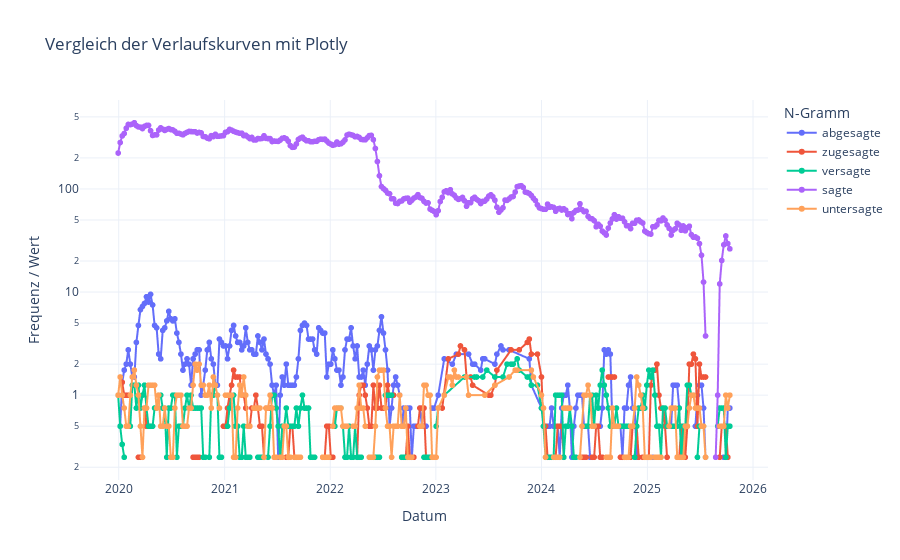

Notebook cell for this chart:
### Markdown cell above
#### N=1 - Wortform = '\*sagte' mit Fokus 2023 + Granulierung (in Wochen) + Glättung (4)

Suche zuerst in 2023 nach allen Wortformen, die auf "sagte" enden. Nehme die TOP5 häufigsten N-Gramme und erzeuge eine Verlaufsgrafik. Die Daten werden nach Wochen granuliert und ein gleitender Durschnitt von vier Wochen wird berechnet.

### Code cell
# Suche
data = searchSimple(2023, LayerName.Wortform, "*sagte")

# Granuliere nach Wochen
data = applyGranulation(1, data, predefinedGranulationFuncs["week"])
# Glätte mit gleitendem Durchschnitt (4 Wochen)
data = applyMovingAvarage(data, 4)

# Filtere DataFrame nach top 10 N-Gramme
top = data.groupby("N-Gramm")["Frequenz"].sum().nlargest(5).index
data = data[data["N-Gramm"].isin(top)]

# Plot mit Seaborn
fig = px.line(data, x="Datum", y="Frequenz", color="N-Gramm", markers=True, title="Vergleich der Verlaufskurven mit Plotly")
fig.update_layout(
  xaxis_title="Datum",
  yaxis_title="Frequenz / Wert",
  yaxis_type="log",
  template="plotly_white"
)
fig.show()

### Figure 1 — Plotly figure (JSON) as saved in the notebook; plotly's stock layout.template omitted (floating-point values rounded to 4 significant figures; data arrays with more than 128 entries replaced by an {"elided": "..."} marker saying what was removed)
{"data": [{"hovertemplate": "N-Gramm=abgesagte<br>Datum=%{x}<br>Frequenz=%{y}<extra></extra>", "legendgroup": "abgesagte", "line": {"color": "#636efa", "dash": "solid"}, "marker": {"symbol": "circle"}, "mode": "lines+markers", "name": "abgesagte", "showlegend": true, "type": "scattergl", "x": {"elided": "268 str values"}, "xaxis": "x", "y": {"elided": "268 float values"}, "yaxis": "y"}, {"hovertemplate": "N-Gramm=zugesagte<br>Datum=%{x}<br>Frequenz=%{y}<extra></extra>", "legendgroup": "zugesagte", "line": {"color": "#EF553B", "dash": "solid"}, "marker": {"symbol": "circle"}, "mode": "lines+markers", "name": "zugesagte", "showlegend": true, "type": "scattergl", "x": {"elided": "269 str values"}, "xaxis": "x", "y": {"elided": "269 float values"}, "yaxis": "y"}, {"hovertemplate": "N-Gramm=versagte<br>Datum=%{x}<br>Frequenz=%{y}<extra></extra>", "legendgroup": "versagte", "line": {"color": "#00cc96", "dash": "solid"}, "marker": {"symbol": "circle"}, "mode": "lines+markers", "name": "versagte", "showlegend": true, "type": "scattergl", "x": {"elided": "270 str values"}, "xaxis": "x", "y": {"elided": "270 float values"}, "yaxis": "y"}, {"hovertemplate": "N-Gramm=sagte<br>Datum=%{x}<br>Frequenz=%{y}<extra></extra>", "legendgroup": "sagte", "line": {"color": "#ab63fa", "dash": "solid"}, "marker": {"symbol": "circle"}, "mode": "lines+markers", "name": "sagte", "showlegend": true, "type": "scattergl", "x": {"elided": "303 str values"}, "xaxis": "x", "y": {"elided": "303 float values"}, "yaxis": "y"}, {"hovertemplate": "N-Gramm=untersagte<br>Datum=%{x}<br>Frequenz=%{y}<extra></extra>", "legendgroup": "untersagte", "line": {"color": "#FFA15A", "dash": "solid"}, "marker": {"symbol": "circle"}, "mode": "lines+markers", "name": "untersagte", "showlegend": true, "type": "scattergl", "x": {"elided": "269 str values"}, "xaxis": "x", "y": {"elided": "269 float values"}, "yaxis": "y"}], "layout": {"legend": {"title": {"text": "N-Gramm"}, "tracegroupgap": 0}, "title": {"text": "Vergleich der Verlaufskurven mit Plotly"}, "xaxis": {"anchor": "y", "domain": [0, 1], "title": {"text": "Datum"}}, "yaxis": {"anchor": "x", "domain": [0, 1], "title": {"text": "Frequenz / Wert"}, "type": "log"}}}
